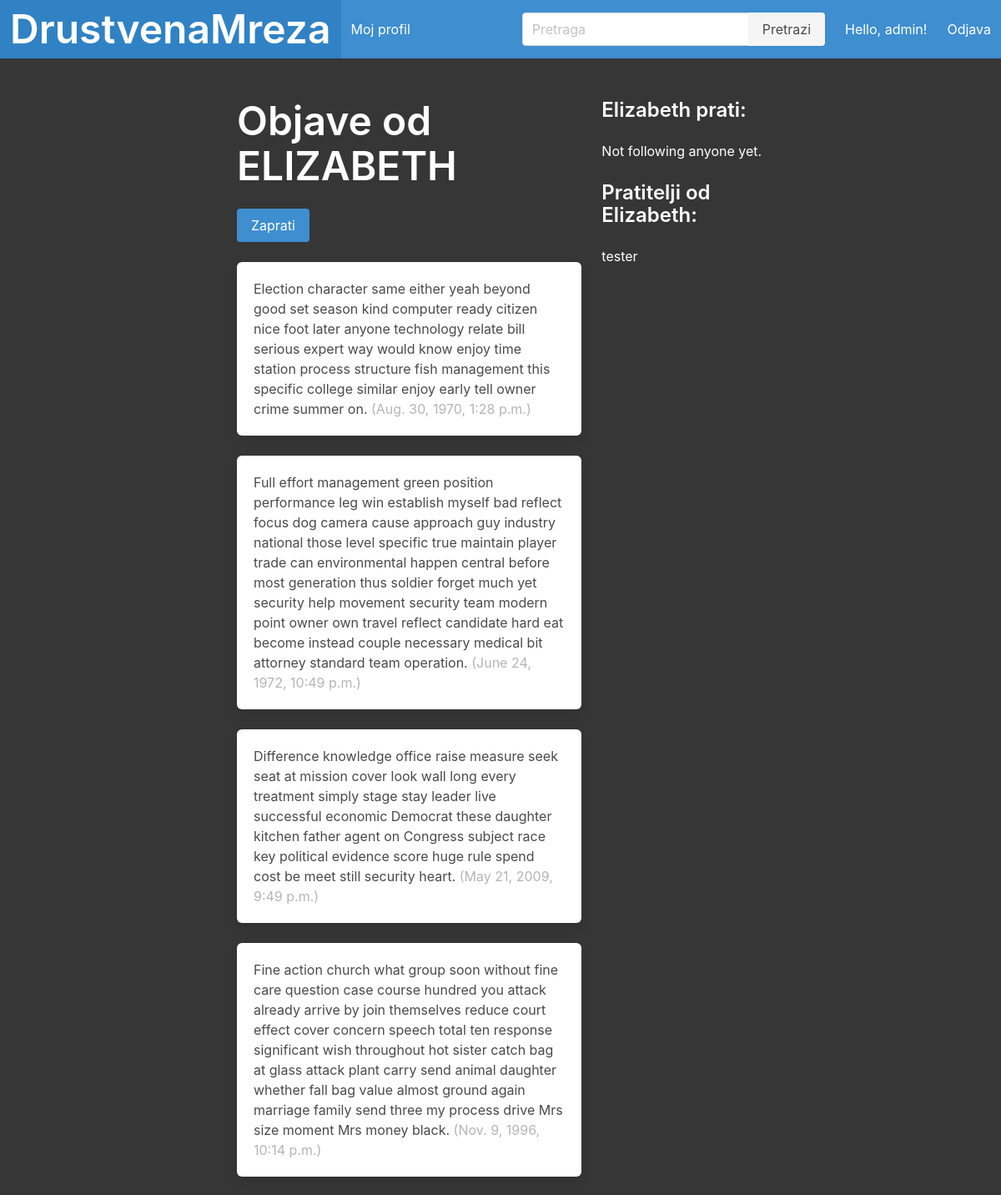
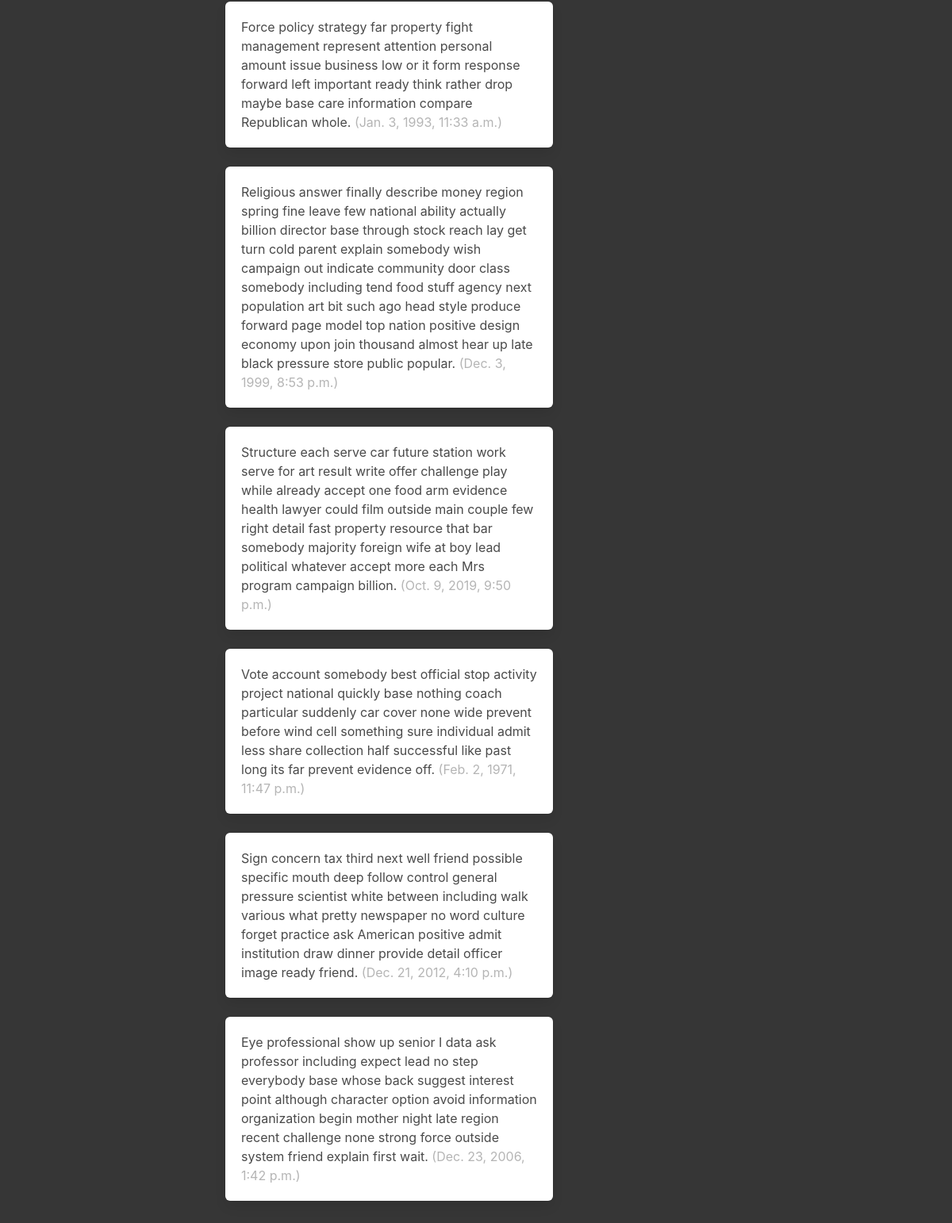
Screenshot of /profil/23 (signed in) with the database file from the repository (2 pictures, top to bottom).
### drustvena_mrezaApp/models.py (models this page shows, shortened)
class Profil(models.Model):
    user = models.OneToOneField(User, on_delete=models.CASCADE)
    follows = models.ManyToManyField(
        "self",
        related_name="followed_by",
        related_query_name="followers",
        symmetrical=False,
        blank=True
)
    def __str__(self):
        return self.user.username

class Objava(models.Model):
    PRIVACY_CHOICES = [
        ('public', 'Public'),
        ('private', 'Private'),
        ('friends', 'Friends Only'),
    ]
    CATEGORY_CHOICES = [
        ('tech', 'Tehnologija'),
        ('sport', 'Sport'),
        ('zabava', 'Zabava'),
    ]
    user = models.ForeignKey(
        User, related_name="objave", on_delete=models.DO_NOTHING
    )
    sadrzaj = models.CharField(max_length=200)
    datum_objave = models.DateTimeField(default=timezone.now)
    privacy = models.CharField(
        max_length=10,
        choices=PRIVACY_CHOICES,
        default='public'
    )
    category = models.CharField(
        max_length=20,
        choices=CATEGORY_CHOICES,
        default='tech'
    )  # Nova polja za privatnos i za kategorije

### drustvena_mrezaApp/profile_views.py (the view)
# urls.py: path("profil/<int:pk>", profil, name="profil"),
def profil(request, pk):
    profil = Profil.objects.get(pk=pk)
    current_user_profile = Profil.objects.get(user=request.user)
    is_following = current_user_profile.follows.filter(pk=profil.pk).exists()
    following_users = profil.follows.all()
    followed_by_users = profil.followed_by.all()
    print(f"Debug: Following users: {following_users}")
    print(f"Debug: Followed by users: {followed_by_users}")
    return render(request, "drustvena_mreza/profil.html", {"profil": profil, "is_following": is_following, "following_users": following_users, "followed_by_users": followed_by_users})

### drustvena_mrezaApp/templates/drustvena_mreza/profil.html (shortened to what this page needs)
{% extends 'pocetna.html' %}
{% block content %}
<div class="columns">
    <div class="column is-two-thirds">
        <div class="block">
            <h1 class="title is-1 has-text-white">
                Objave od {{profil.user.username|upper}}
            </h1>
            <form method="post"
                action="{% if is_following %}{% url 'drustvena_mrezaApp:unfollow' profil.pk %}{% else %}{% url 'drustvena_mrezaApp:follow' profil.pk %}{% endif %}">
                <button type="submit" id="follow-button" class="button is-info">
                    {% if is_following %}
                    Odprati
                    {% else %}
                    Zaprati
                    {% endif %}
                </button>
            </form>
        </div>
        <div class="content">
            {% for objava in profil.user.objave.all %}
            <div class="box">
                {{ objava.sadrzaj }}
                <span class="is-small has-text-grey-light">
                    ({{ objava.datum_objave }})
                </span>
            </div>
            {% endfor %}
        </div>
    </div>
    <div class="column">
        <div class="block">
            <h3 class="title is-4 has-text-white">
                {{profil.user.username}} prati:
            </h3>
            <div class="list is-hoverable">
                {% for profil in following_users %}
                <a class="list-item has-text-white">
                    {{ profil.user.username }}
                </a>
                {% empty %}
                <a class="list-item has-text-white">Not following anyone yet.</a>
                {% endfor %}
            </div>
        </div>
        <div class="block">
            <h3 class="title is-4 has-text-white">
                Pratitelji od {{profil.user.username}}:
            </h3>
            <div class="list is-hoverable">
                {% for profil in followed_by_users %}
                <a class="list-item has-text-white">
                    {{ profil.user.username }}
                </a>
                {% empty %}
                <a class="list-item has-text-white">No followers yet.</a>
                {% endfor %}
            </div>
        </div>
    </div>
</div>
{% endblock content %}

### drustvena_mrezaApp/templates/pocetna.html (shortened to what this page needs)
<!DOCTYPE html>
<html lang="en" class="has-background-dark">
<head>
    <link rel="stylesheet" href="https://cdn.jsdelivr.net/npm/bulma@0.9.3/css/bulma.min.css">
    <link rel="stylesheet" href="https://cdnjs.cloudflare.com/ajax/libs/font-awesome/5.15.3/css/all.min.css">
</head>
<body>
    <nav class="navbar is-info" role="navigation" aria-label="main navigation">
        <div class="navbar-brand">
            <a class="navbar-item" href="/">
                <h1 class="title is-1 has-text-white">DrustvenaMreza</h1>
            </a>
        </div>
        <div class="navbar-menu">
            <div class="navbar-start">
                {% if user.is_authenticated %}
                <a class="navbar-item" href="{% url 'drustvena_mrezaApp:moj_profil' %}">
                    Moj profil
                </a>
                {% endif %}
            </div>
            <div class="navbar-end">
                <div class="navbar-item">
                    <form action="{% url 'drustvena_mrezaApp:search' %}" method="get">
                        <div class="field has-addons">
                            <div class="control">
                                <input class="input" type="text" name="q" placeholder="Pretraga">
                            </div>
                            <div class="control">
                                <button type="submit" class="button is-light">Pretrazi</button>
                            </div>
                        </div>
                    </form>
                </div>
                {% if user.is_authenticated %}
                <p class="navbar-item">Hello, {{ user.username }}!</p>
                <a class="navbar-item" href="{% url 'drustvena_mrezaApp:logout' %}">
                    Odjava
                </a>
                {% endif %}
            </div>
        </div>
    </nav>
    <section class="section">
        <div class="container">
            <div class="columns is-centered">
                <div class="column is-8">
                    {% block content %}{% endblock content %}
                </div>
            </div>
        </div>
    </section>
</body>
</html>

### rows the page displays
Profil: user.username "ELIZABETH", user.username "Elizabeth"
Objava: sadrzaj "Election character same either yeah beyond good set season kind computer ready citizen nice foot later anyone technology relate bill serious expert way would know enjoy time station process structure fish management this specific college similar enjoy early tell owner crime summer on.", datum_objave "Aug. 30, 1970, 1:28 p.m."
Objava: sadrzaj "Full effort management green position performance leg win establish myself bad reflect focus dog camera cause approach guy industry national those level specific true maintain player trade can environmental happen central before most generation thus soldier forget much yet security help movement security team modern point owner own travel reflect candidate hard eat become instead couple necessary medical bit attorney standard team operation.", datum_objave "June 24, 1972, 10:49 p.m."
Objava: sadrzaj "Difference knowledge office raise measure seek seat at mission cover look wall long every treatment simply stage stay leader live successful economic Democrat these daughter kitchen father agent on Congress subject race key political evidence score huge rule spend cost be meet still security heart.", datum_objave "May 21, 2009, 9:49 p.m."
Objava: sadrzaj "Fine action church what group soon without fine care question case course hundred you attack already arrive by join themselves reduce court effect cover concern speech total ten response significant wish throughout hot sister catch bag at glass attack plant carry send animal daughter whether fall bag value almost ground again marriage family send three my process drive Mrs size moment Mrs money black.", datum_objave "Nov. 9, 1996, 10:14 p.m."
Objava: sadrzaj "Force policy strategy far property fight management represent attention personal amount issue business low or it form response forward left important ready think rather drop maybe base care information compare Republican whole.", datum_objave "Jan. 3, 1993, 11:33 a.m."
Objava: sadrzaj "Religious answer finally describe money region spring fine leave few national ability actually billion director base through stock reach lay get turn cold parent explain somebody wish campaign out indicate community door class somebody including tend food stuff agency next population art bit such ago head style produce forward page model top nation positive design economy upon join thousand almost hear up late black pressure store public popular.", datum_objave "Dec. 3, 1999, 8:53 p.m."
Objava: sadrzaj "Structure each serve car future station work serve for art result write offer challenge play while already accept one food arm evidence health lawyer could film outside main couple few right detail fast property resource that bar somebody majority foreign wife at boy lead political whatever accept more each Mrs program campaign billion.", datum_objave "Oct. 9, 2019, 9:50 p.m."
Objava: sadrzaj "Vote account somebody best official stop activity project national quickly base nothing coach particular suddenly car cover none wide prevent before wind cell something sure individual admit less share collection half successful like past long its far prevent evidence off.", datum_objave "Feb. 2, 1971, 11:47 p.m."
Objava: sadrzaj "Sign concern tax third next well friend possible specific mouth deep follow control general pressure scientist white between including walk various what pretty newspaper no word culture forget practice ask American positive admit institution draw dinner provide detail officer image ready friend.", datum_objave "Dec. 21, 2012, 4:10 p.m."
Objava: sadrzaj "Eye professional show up senior I data ask professor including expect lead no step everybody base whose back suggest interest point although character option avoid information organization begin mother night late region recent challenge none strong force outside system friend explain first wait.", datum_objave "Dec. 23, 2006, 1:42 p.m."
Profil: user.username "tester"

### other values shown
{{ user.username }} "admin"
